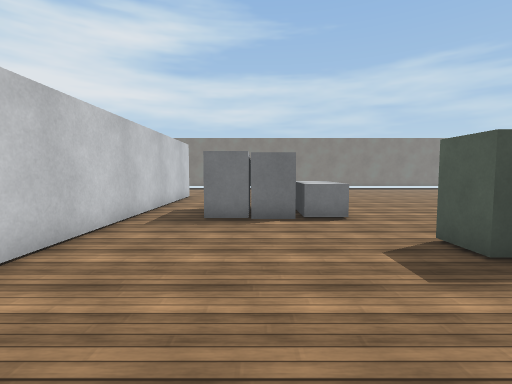
view 1 (above)

21 first-person views from a walk through a scene from a Unity 3-D project. The camera is 1.4 m above the floor, tilts 4° down and sees 85° across. The floor is counted in squares, 1 m on a side. Each view is taken from the middle of a square. On the plan, view 1 faces up. The plan holds only what a view shows up to about 14 squares ahead; the rest is blank. Surface patterns are stand-ins for the level's own textures.

view 2
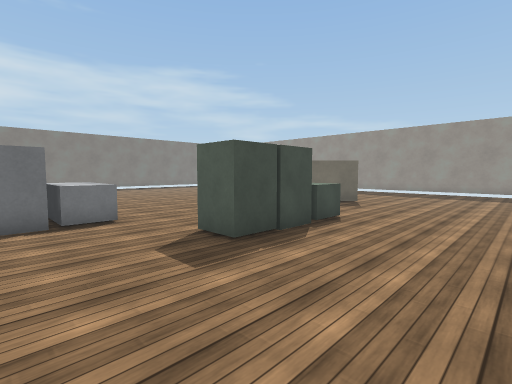

view 3
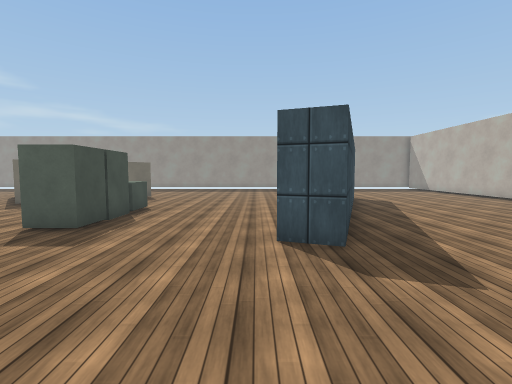

view 4
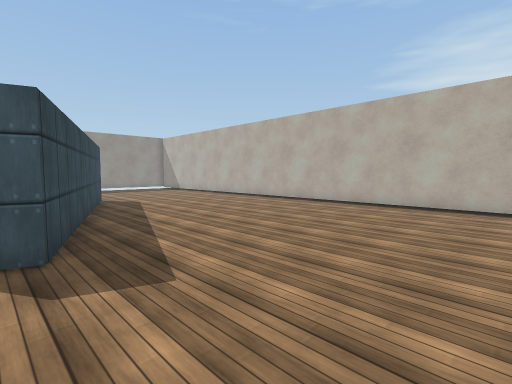

view 5
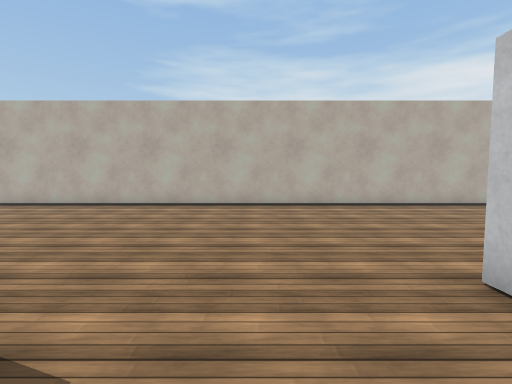

view 6
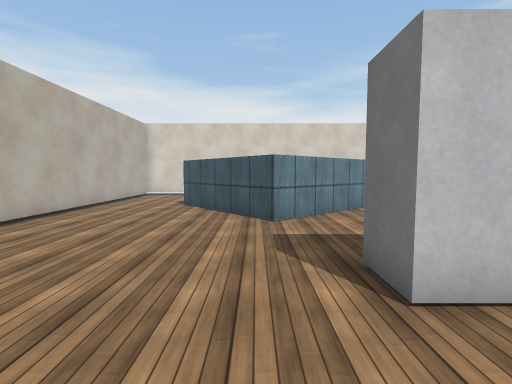

view 7
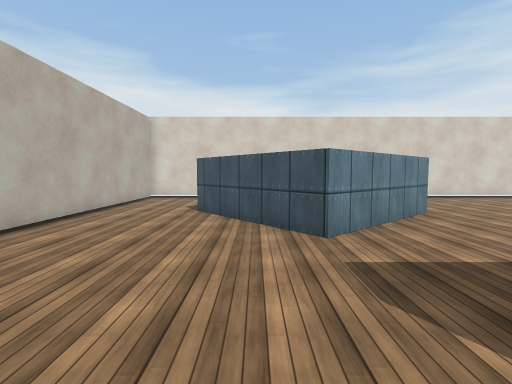

view 8
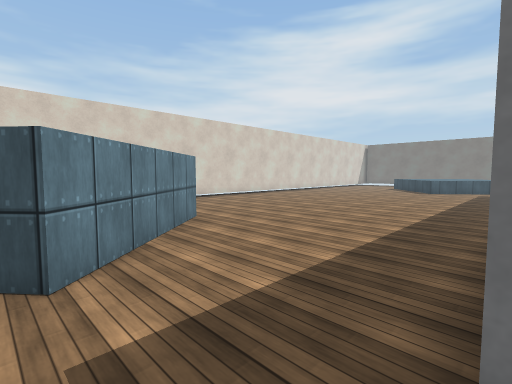

view 9
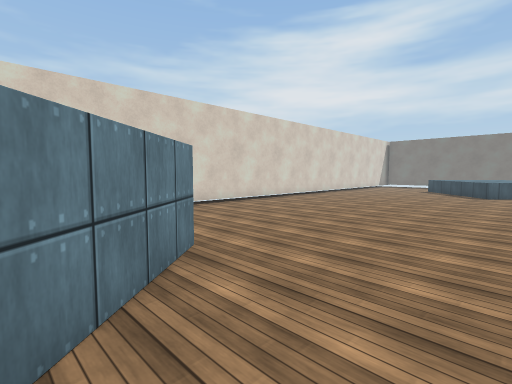

view 10
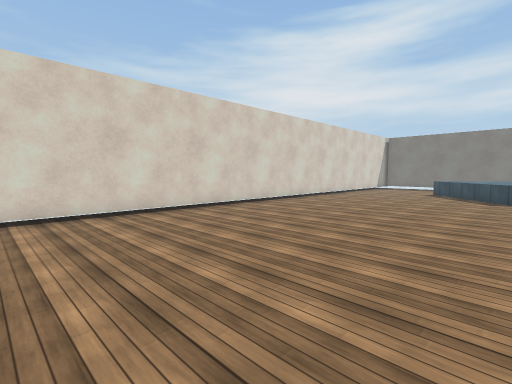

view 11
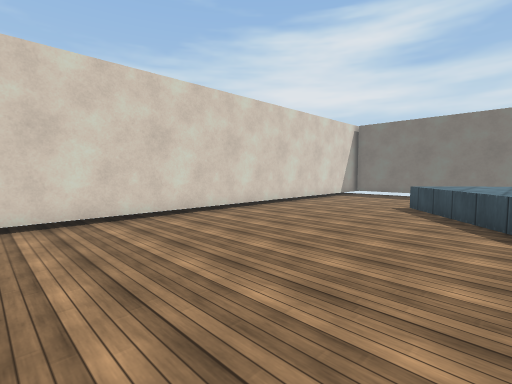

view 12
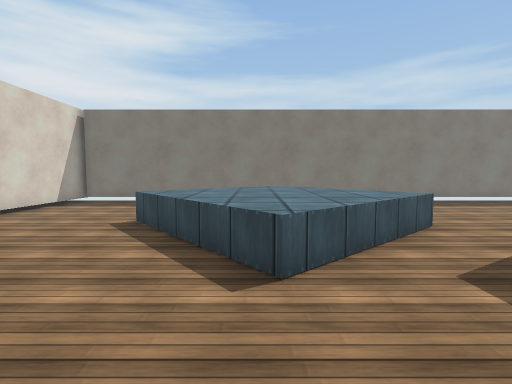

view 13
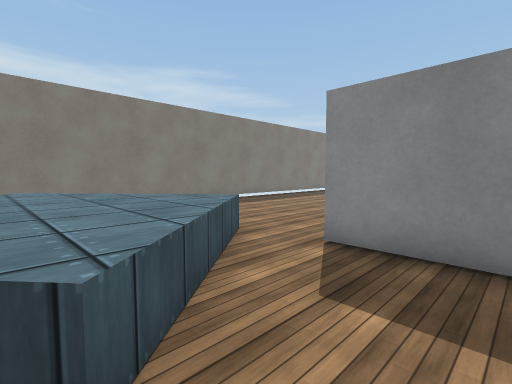

view 14
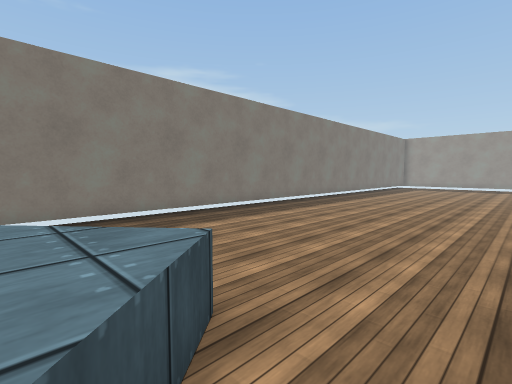

view 15
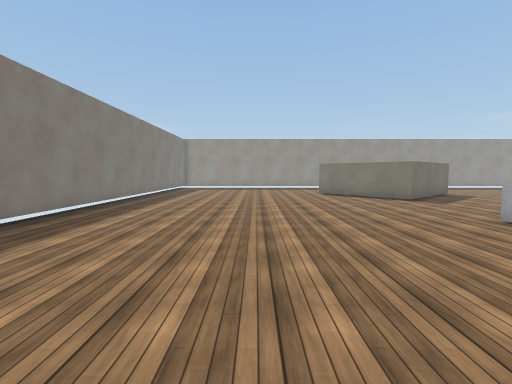

view 16
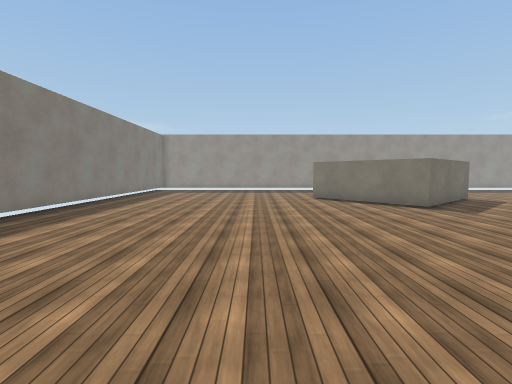

view 17
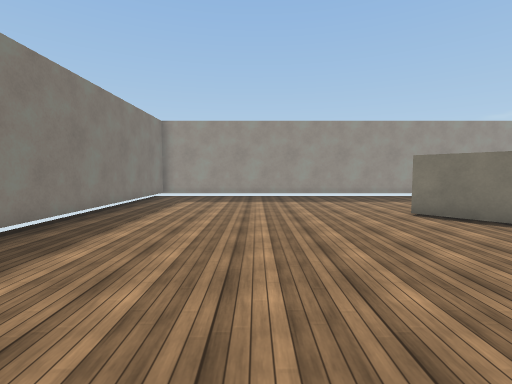

view 18
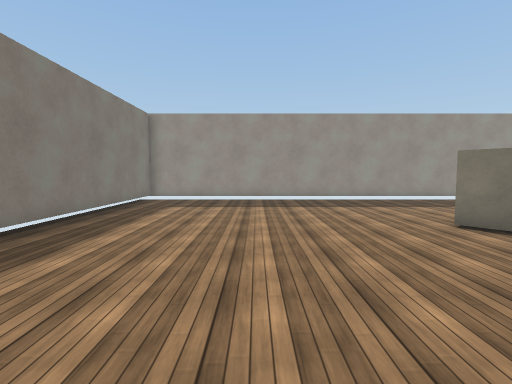

view 19
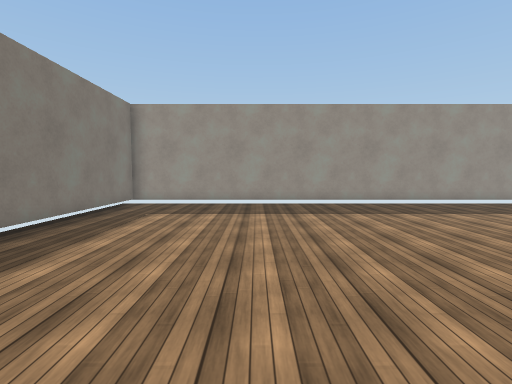

view 20
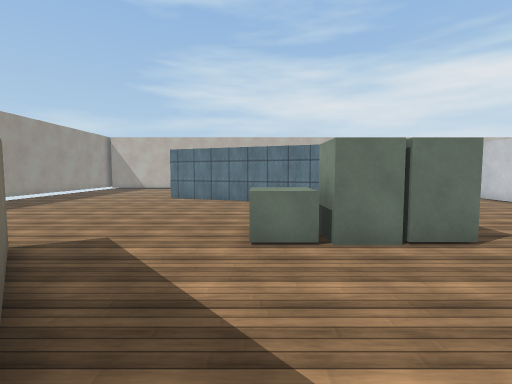

view 21
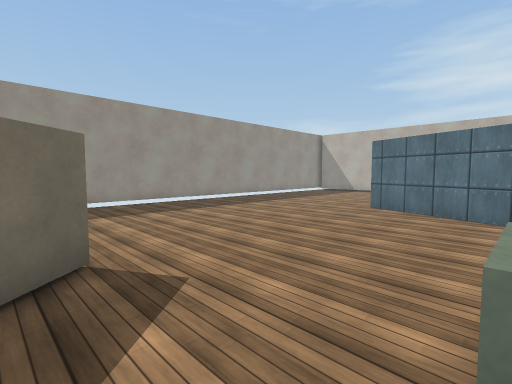

### Floor plan
Key: @ floor where view 1 was taken; # wall or solid block; . floor; = window, fence, low wall or low ledge; ^ raised ledge; B block.
Columns run from 18 left of view 1 to 21 right of it. Each row starts with its distance up from view 1.
 25 ########################################
 24 #..          ..........................#
 23 #...          .........................#
 22 #...     ^     ........................#
 21 #....  ^^^^   .........................#
 20 #.... ^^^^^^  .........................#
 19 #....^^^^^^^^..........................#
 18 #....^^^^^^^^..........................#
 17 #.....^^^^^^...........................#
 16 #......^^^^..# ........................#
 15 #.......^^...#  .......................#
 14 #............##. ......................#
 13 #............##.  ............^#^......#
 12 #.........    #..  ..........^^  ^.....#
 11 #.........    #.. # ^^......^     ^....#
 10 #...........  #.. ##^^.....#        ...#
  9 #............ #.. ##^^......^        ..#
  8 #............ #..###=........^        .#
  7 #............ #...............^        #
  6 #............ #.......BBBBB....#.
  5 #............ #.......B BBB.........
  4 #............ #.......BBBBB............#
  3 #............  ........................#
  2 #............   .......................#
  1 #............    ......................#
  0 #............  ...@....................#
 -1 #............  ......#  ..............
 -2      ##...... #......######...........
 -3        ^..... #........######..........#
 -4        ^^....##...........#####....
 -5         ^#...................##...
 -6         ^#....................
 -7        ^......................
 -8       ^.......................
 -9     .#........................
-10  .............................
-11  .............................
-12  .............................
-13  #############################

Where each view was taken, in squares from view 1:
view 1: 0 up, 0 right, facing up
view 2: 0 up, 0 right, facing up-right
view 3: 0 up, 3 left, facing right
view 4: 1 down, 3 left, facing down-right
view 5: 1 down, 1 left, facing down
view 6: 6 down, 1 left, facing left
view 7: 7 down, 3 left, facing left
view 8: 6 down, 5 left, facing up-left
view 9: 4 down, 8 left, facing up-left
view 10: 1 down, 9 left, facing up-left
view 11: 7 up, 10 left, facing up-left
view 12: 11 up, 10 left, facing up
view 13: 13 up, 10 left, facing up-right
view 14: 16 up, 7 left, facing up-right
view 15: 18 up, 5 left, facing right
view 16: 17 up, 2 left, facing right
view 17: 19 up, 4 right, facing right
view 18: 19 up, 6 right, facing right
view 19: 19 up, 8 right, facing right
view 20: 11 up, 8 right, facing down
view 21: 7 up, 8 right, facing down-right
